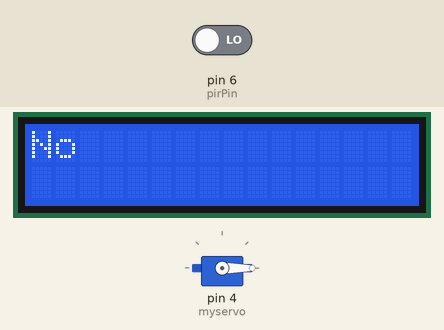
The sketch below on a simulated Arduino Uno, built with avr-gcc and run on an emulated ATmega328P. On the bench: servo, 16×2 character LCD. Inputs (shaded band) come from the test bench; at power-on: pin 6 (pirPin) LOW.

Above: at 1.2 s.
1.3 s: pin 6 (pirPin) driven HIGH
At 2.5 s:
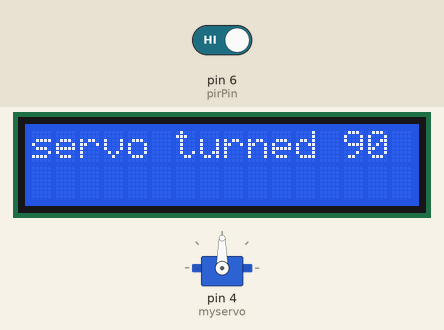
2.8 s: pin 6 (pirPin) driven LOW
At 3.7 s:
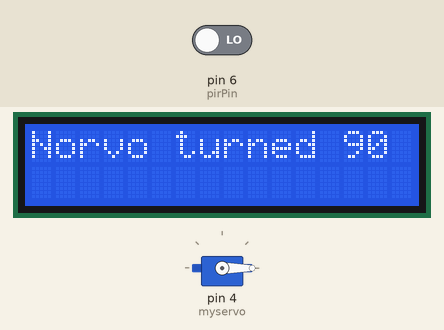
Timing chart, 0 to 5.8 s (numbered marks = the images above; inputs shaded):
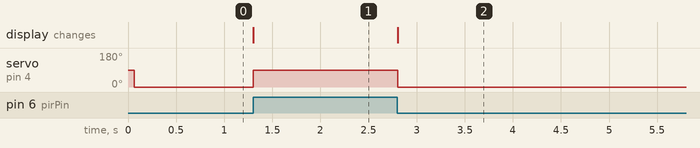

Measured:
- after the input at 1.3 s, servo on pin 4 (myservo): 0° → 90° at once; the display: changes at once (image 1)
- after the input at 2.8 s, servo on pin 4 (myservo): 90° → 0° at once; the display: changes at once (image 2)

The sketch:

sketch_servo_motor1.ino
```cpp
#include <LiquidCrystal.h>
LiquidCrystal lcd(7,8,9,10,11,12);
#include <Servo.h>


Servo myservo;
int ReadValue;
int pirPin = 6;
void setup(){
 pinMode(pirPin,INPUT);
  myservo.attach(4);
  lcd.begin(16,2);
  lcd.clear();
}

void loop(){
  lcd.setCursor(0,0);
  ReadValue = digitalRead(pirPin);
  if (ReadValue==HIGH){

    myservo.write(90);
    lcd.print("servo turned 90");

    }

  else{
    myservo.write(0);
    lcd.print("No");
    }
}
```
